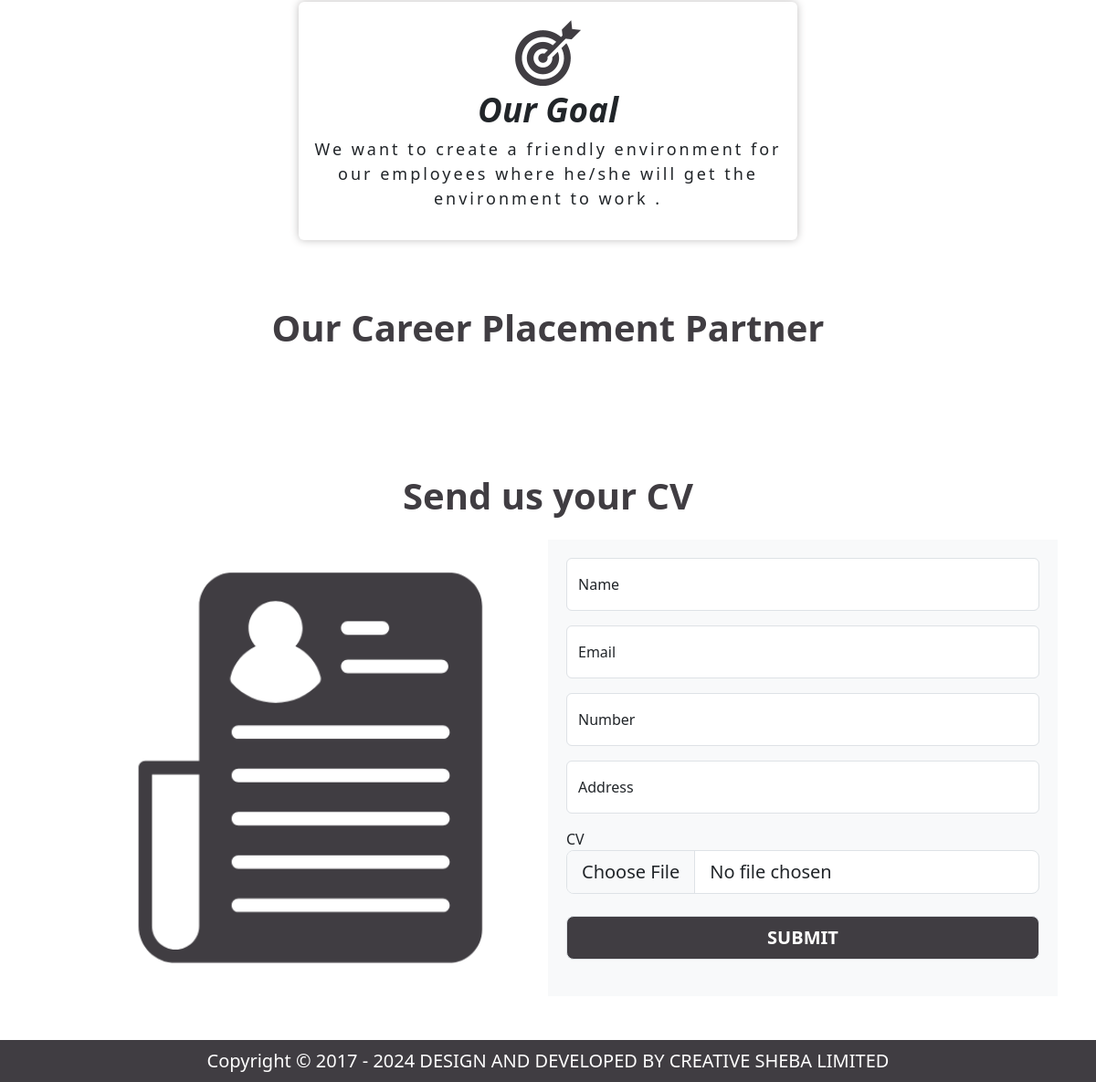
Before: / (lower part) with the older database file.
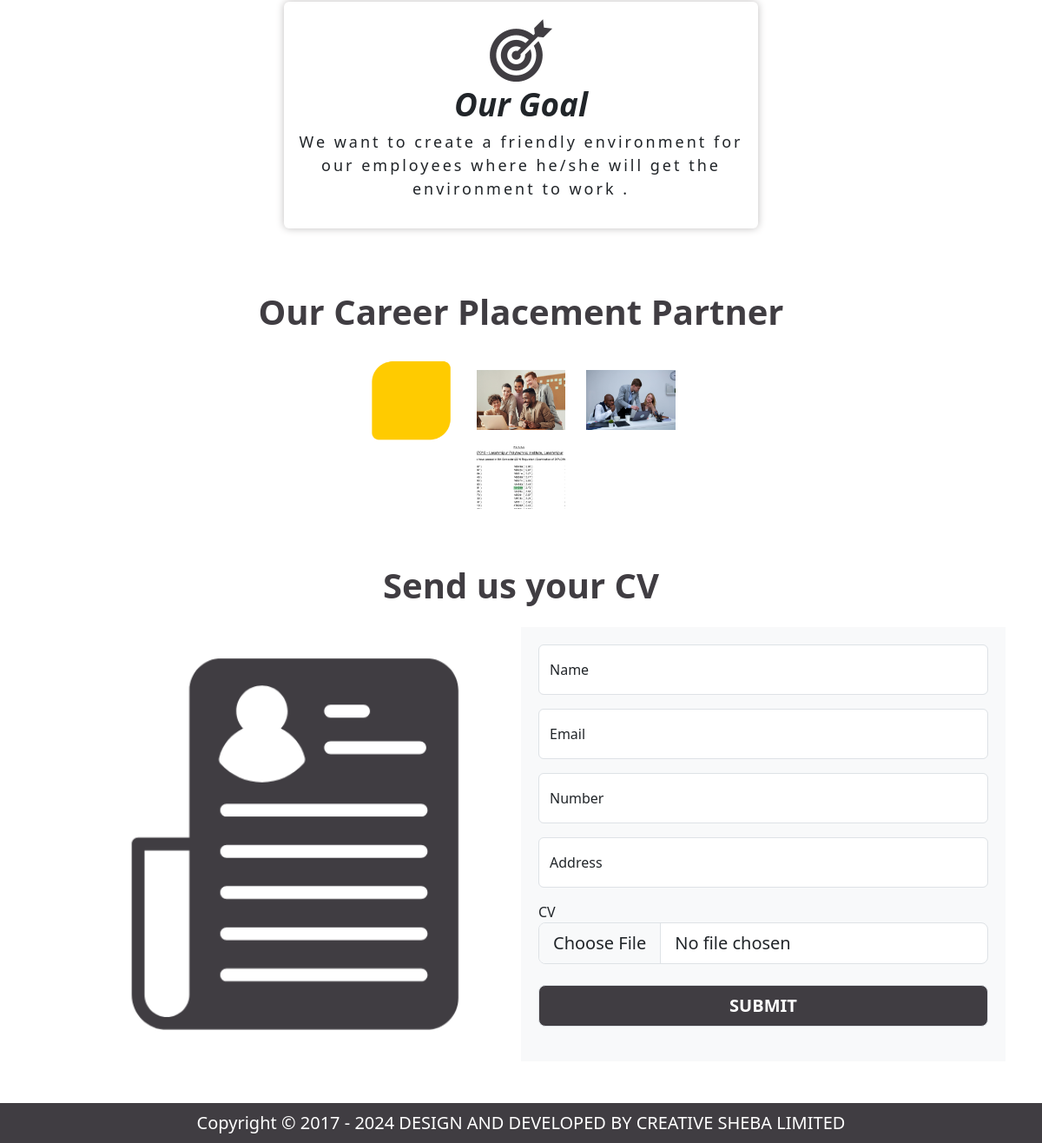
After: the same page with the newer database file.
### tables this page shows
CREATE TABLE `partners` (
  `id` int(255) NOT NULL,
  `image` varchar(255) NOT NULL
);

### index.php (the view, shortened to what this page needs)
<?php
include 'admin/config.php';
$sql = "SELECT * FROM `partners`";
$query = mysqli_query($conn, $sql);
?>
<!DOCTYPE html>
<html lang="en">
<head>
  <link rel="stylesheet" href="assets/css/bootstrap.min.css" />
  <link rel="stylesheet" href="assets/css/style.css" />
</head>
<body>
  <section class="career-process pt-5">
    <div class="container ourGoal">
      <div class="row justify-content-center">
        <div class="col-md-6">
          <div class="card card_sty p-3 mb-5 bg-body rounded">
            <div>
              <img src="assets/images/1.png" alt="" id="img" />
            </div>
            <h4>Our Goal</h4>
            <p>
              We want to create a friendly environment for our employees where he/she will get the environment to work .
            </p>
          </div>
        </div>
      </div>
    </div>
  </section>
  <section class="brands py-3 pt-lg-4 pb-lg-5">
    <div class="container">
      <div class="row justify-content-center">
        <div class="col-12 col-md-8 text-center">
          <h2 id="h2" class="fw-bold fs-1 mb-4">
            Our Career Placement Partner
          </h2>
        </div>
      </div>
      <div class="row justify-content-center">
        <div class="col-12 col-md-4">
          <div class="row justify-content-center">
            <?php
            foreach ($query as $item) {
            ?>
              <div class="col-4 align-self-center text-center mt-4 mt-md-0">
                <img src="admin/upload/partners/<?php echo $item['image'] ?>" alt="" class="img-fluid" />
              </div>
            <?php
            }
            ?>
          </div>
        </div>
      </div>
    </div>
  </section>
  <section class="contact-form pb-5 mt-3">
    <div class="container">
      <div class="row">
        <div class="col-12">
          <h2 id="h2" class="fw-bold fs-1 mb-4 text-center">Send us your CV</h2>
        </div>
      </div>
      <div class="d-flex justify-content-start cv">
        <div class="image-holder"></div>
        <form action="" id="cv_form" class="form" method="post" enctype="multipart/form-data">
          <div class="form-floating mb-3">
            <input type="text" class="form-control shadow-none" name="name" id="name" required placeholder="Name">
            <label for="name">Name</label>
          </div>
          <div class="form-floating mb-3">
            <input type="email" class="form-control shadow-none" name="email" id="email" required placeholder="Email">
            <label for="email">Email</label>
          </div>
          <div class="form-floating mb-3">
            <input type="number" class="form-control shadow-none" name="number" id="number" required placeholder="Number">
            <label for="number">Number</label>
          </div>
          <div class="form-floating mb-3">
            <input type="text" class="form-control shadow-none" name="address" id="address" required placeholder="Address">
            <label for="address">Address</label>
          </div>
          <div class="form-group mt-2">
            <label for="cv">CV</label>
            <input type="file" class="form-control form-control-lg shadow-none" name="pdf_cv" accept=".pdf" id="cv" required />
          </div>
          <div class="form-group mt-4">
            <button class="form-control form-control-lg text-uppercase shadow-none submit" name="submit" id="submit" type="submit">Submit
            </button>
          </div>
        </form>
      </div>
    </div>
  </section>
  <footer class="py-2 bg-color">
    <div class="container">
      <div class="row">
        <div class="col-12">
          <p class="text-center lead mb-0 text-white">
            Copyright © 2017 - 2024 DESIGN AND DEVELOPED BY CREATIVE SHEBA
            LIMITED
          </p>
        </div>
      </div>
    </div>
  </footer>
</body>
</html>

### assets/css/style.css (style rules this page uses)
* { margin: 0; padding: 0; box-sizing: border-box; }
:root { --orange: #E16127; --blue: #403D42; --white: ##FFFEFE ; --black: #403D42; }
h2 { color: var(--blue); }
.bg-color { background: var(--blue) !important; color: var(--white) !important; }
.card_sty { border: none; display: flex; align-items: center; box-shadow: 0px 0px 10px #c0bebe; justify-content: center; }
.ourGoal p { font-size: 18px; text-align: center; letter-spacing: 3px; }
.ourGoal h4 { font-size: 2.3rem; font-weight: bolder; font-style: italic; }
.contact-form .image-holder { background:url('../images/cv.png'); background-size:cover; width: 50%; height: 500px; }
.contact-form form { width:50%; height: 500px; background: #F8F9FA; padding: 20px 20px; }
.submit { color: white; }
#submit { background: var(--blue); font-weight: 800; transition: 0.5s; }

Changed rows visible on the page:
added partners: image (picture)
added partners: image (picture)
added partners: image (picture)
added partners: image (picture)
